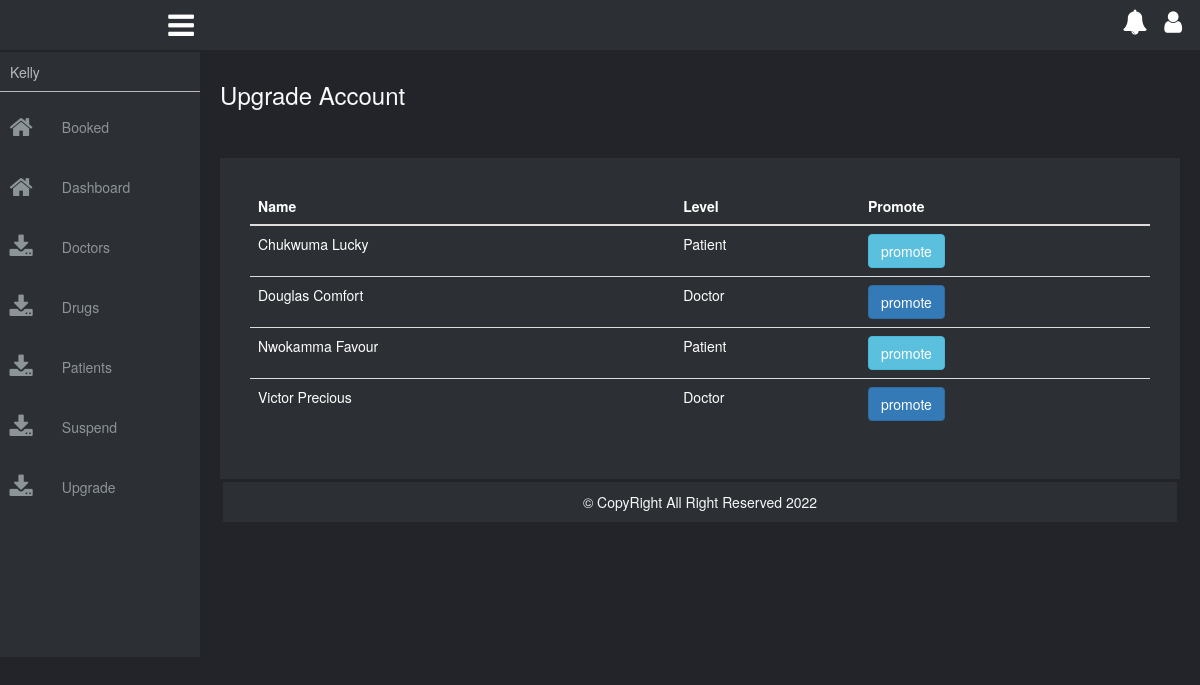
The page /upgrade (signed in) on the database its author committed.
### tables this page shows
CREATE TABLE `users` (
  `id` int(11) NOT NULL,
  `fn` varchar(30) NOT NULL,
  `ln` varchar(30) NOT NULL,
  `email` varchar(50) NOT NULL,
  `pn` varchar(20) NOT NULL,
  `password` varchar(50) NOT NULL,
  `country` text NOT NULL,
  `ms` varchar(20) NOT NULL,
  `date` date NOT NULL,
  `level` varchar(7) NOT NULL,
  `sex` varchar(7) NOT NULL,
  `picture` text NOT NULL,
  `last_login` date NOT NULL,
  `status` varchar(10) NOT NULL
);

### config/dblink.php (called while the page is built, shortened)
<?php
class DB{
private $connect = NULL;
public function __construct()
  {
$servername = "localhost";
$username = "root";
$password = "";
$dbname = "jobi";
  $this->connect = "";
  try{
  $this->connect = new PDO("mysql:host=$servername;dbname=$dbname", $username, $password);
  $this->connect->setAttribute(PDO::ATTR_ERRMODE, PDO::ERRMODE_EXCEPTION);
  $this->connect->exec("SET CHARACTER SET utf8");
    }
  catch(PDOException $e) {
  echo 'Error: ' . $e->getMessage();
        }
  }
 public function tbl_select($tblquery,$tblvalue = array())
 {
 try{
  $stmt = $this->connect->prepare($tblquery);
  $stmt->execute($tblvalue);
  $results = $stmt->fetchAll(PDO::FETCH_ASSOC);
  return $results;
} catch(PDOException $e) {
    echo 'Error: ' . $e->getMessage();
  }
 }
  }
?>

### page/upgrade.php (the view, shortened to what this page needs)
<div class="main-body">
    <h3 class="title">Upgrade Account</h3>
    <div class="row no-p row-box" style="padding:30px;">
        <div class="col-xs-12 no-p">
            <table class="table">
                <thead>
                    <tr>
                        <th>Name</th>
                        <th>Level</th>
                        <th>Promote</th>
                    </tr>
                </thead>
                <tbody>
                    <tr>
                        <?php
                            $tblquery = "SELECT * FROM users WHERE level != 'Admin' ORDER BY ln";
                            $tblvalue = array();
                            $select = $collect->tbl_select($tblquery, $tblvalue);
                            foreach($select as $data){
                                extract($data);
                                ?>
                                <?php
                                    if($level == 'Patient'){
                                        echo "
                                            <tr>
                                                <td>$ln $fn</td>
                                                <td>$level</td>
                                                <td>
                                                    <form action='upgrade' method='POST' style='margin:0px;padding:0px;'>
                                                        <input type='hidden' name='id' value='$id'>
                                                        <input type='hidden' name='name' value='$ln $fn'>
                                                        <input type='hidden' name='level' value='$level'>
                                                        <input type='submit' name='promote' value='promote' class='btn btn-info'>
                                                    </form>
                                                </td>
                                            </tr>
                                        ";
                                    }
                                    else if($level == 'Doctor'){
                                        echo "
                                            <tr>
                                                <td>$ln $fn</td>
                                                <td>$level</td>
                                                <td>
                                                    <form action='upgrade' method='POST' style='margin:0px;padding:0px;'>
                                                        <input type='hidden' name='id' value='$id'>
                                                        <input type='hidden' name='name' value='$ln $fn'>
                                                        <input type='hidden' name='level' value='$level'>
                                                        <input type='submit' name='promote' value='promote' class='btn btn-primary'>
                                                    </form>
                                                </td>
                                            </tr>
                                        ";
                                    }
                            }
                        ?>
                    </tr>
                </tbody>
            </table>
        </div>
    </div>

### css/style.css (style rules this page uses)
body { background: #22242a; box-sizing: border-box; margin: 0; padding: 0; }
.container, .container-fluid, .no-p, .row { margin: 0; padding: 0; }
table tr th, table tr td { color:#ffffff; }
.row-box { background: #2C3034; margin-top: 50px; min-height: 50px; }
.main-body { margin: 20px; margin-top: 30px; padding: 0px; }
.main-body .title { color:#F8F9FA; }

### rows shown on the page
users: ln "Chukwuma", fn "Lucky", level "Patient"
users: ln "Douglas", fn "Comfort", level "Doctor"
users: ln "Nwokamma", fn "Favour", level "Patient"
users: ln "Victor", fn "Precious", level "Doctor"

### other values the page prints
$_SESSION['fn'] "Kelly"
